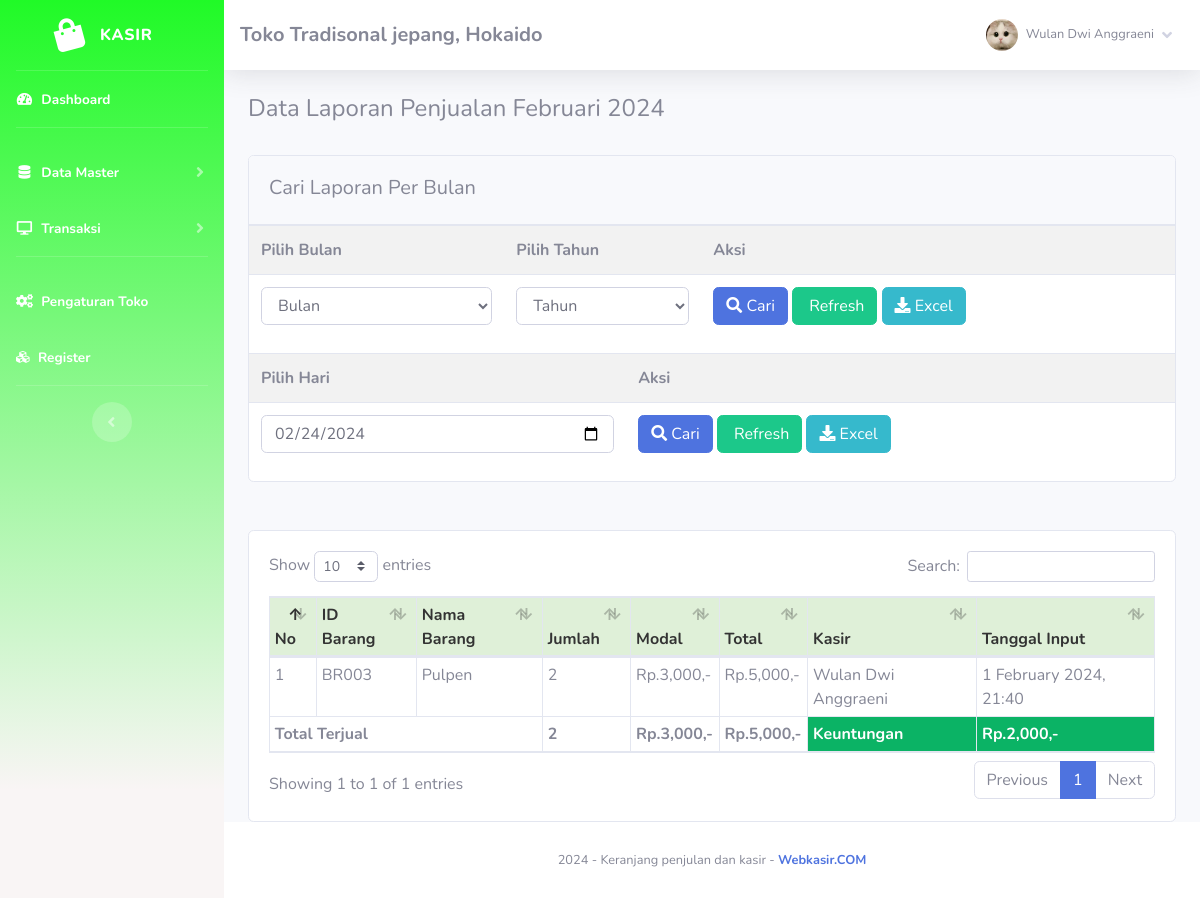
The app's page /index.php?page=laporan (signed in) with its own data.
### tables this page shows
CREATE TABLE `toko` (
  `id_toko` int(11) NOT NULL,
  `nama_toko` varchar(255) NOT NULL,
  `alamat_toko` text NOT NULL,
  `tlp` varchar(255) NOT NULL,
  `nama_pemilik` varchar(255) NOT NULL
);

CREATE TABLE `member` (
  `id_member` int(11) NOT NULL,
  `nm_member` varchar(255) DEFAULT NULL,
  `alamat_member` text DEFAULT NULL,
  `telepon` varchar(255) DEFAULT NULL,
  `email` varchar(255) DEFAULT NULL,
  `gambar` text DEFAULT NULL,
  `NIK` text DEFAULT NULL,
  `status` enum('1','2') NOT NULL,
  `user` varchar(255) NOT NULL,
  `pass` varchar(255) NOT NULL
);

CREATE TABLE `nota` (
  `id_nota` int(11) NOT NULL,
  `id_barang` varchar(255) NOT NULL,
  `id_member` int(11) NOT NULL,
  `jumlah` varchar(255) NOT NULL,
  `total` varchar(255) NOT NULL,
  `tanggal_input` varchar(255) NOT NULL,
  `periode` varchar(255) DEFAULT NULL
);

CREATE TABLE `barang` (
  `id` int(11) NOT NULL,
  `id_barang` varchar(255) NOT NULL,
  `id_kategori` int(11) NOT NULL,
  `nama_barang` text NOT NULL,
  `merk` varchar(255) NOT NULL,
  `harga_beli` varchar(255) NOT NULL,
  `harga_jual` varchar(255) NOT NULL,
  `satuan_barang` varchar(255) NOT NULL,
  `stok` text NOT NULL,
  `tgl_input` varchar(255) NOT NULL,
  `tgl_update` varchar(255) DEFAULT NULL
);

### fungsi/view/view.php (called while the page is built, shortened)
<?php
class view
{
    protected $db;
    public function __construct($db)
    {
        $this->db = $db;
    }
    public function member_edit($id)
    {
        $sql = "SELECT * FROM member WHERE id_member=?";
        $row = $this->db->prepare($sql);
        $row->execute(array($id));
        $hasil = $row->fetch();
        return $hasil;
    }
    public function toko()
    {
        $sql = "select*from toko where id_toko='1'";
        $row = $this->db->prepare($sql);
        $row->execute();
        $hasil = $row->fetch();
        return $hasil;
    }
    public function jual()
    {
        $sql = "SELECT nota.* , barang.id_barang, barang.nama_barang, barang.harga_beli, member.id_member,
                member.nm_member from nota
                left join barang on barang.id_barang=nota.id_barang
                left join member on member.id_member=nota.id_member
                where nota.periode = ?
                ORDER BY id_nota DESC";
        $row = $this->db->prepare($sql);
        $row->execute(array(date('m-Y')));
        $hasil = $row->fetchAll();
        return $hasil;
    }
}

### admin/module/laporan/index.php (the view, shortened to what this page needs)
 <?php
	$bulan_tes =array(
		'01'=>"Januari",
		'02'=>"Februari",
		'03'=>"Maret",
		'04'=>"April",
		'05'=>"Mei",
		'06'=>"Juni",
		'07'=>"Juli",
		'08'=>"Agustus",
		'09'=>"September",
		'10'=>"Oktober",
		'11'=>"November",
		'12'=>"Desember"
	);
?>
<div class="row">
	<div class="col-md-12">
		<h4>
			<?php if(!empty($_GET['cari'])){ ?>
			Data Laporan Penjualan <?= $bulan_tes[$_POST['bln']];?> <?= $_POST['thn'];?>
			<?php }elseif(!empty($_GET['hari'])){?>
			Data Laporan Penjualan <?= $_POST['hari'];?>
			<?php }else{?>
			Data Laporan Penjualan <?= $bulan_tes[date('m')];?> <?= date('Y');?>
			<?php }?>
		</h4>
		<br />
		<div class="card">
			<div class="card-header">
				<h5 class="card-title mt-2">Cari Laporan Per Bulan</h5>
			</div>
			<div class="card-body p-0">
				<form method="post" action="index.php?page=laporan&cari=ok">
					<table class="table table-striped">
						<tr>
							<th>
								Pilih Bulan
							</th>
							<th>
								Pilih Tahun
							</th>
							<th>
								Aksi
							</th>
						</tr>
						<tr>
							<td>
								<select name="bln" class="form-control">
									<option selected="selected">Bulan</option>
								</select>
							</td>
							<td>
							<?php
								echo "<select name='thn' class='form-control'>";
								echo '
								<option selected="selected">Tahun</option>';
								echo "</select>";
							?>
							</td>
							<td>
								<button class="btn btn-primary">
									<i class="fa fa-search"></i> Cari
								</button>
								<a href="index.php?page=laporan" class="btn btn-success">
									<i class="fa fa-refresh"></i> Refresh</a>
								<?php if(!empty($_GET['cari'])){?>
								<a href="excel.php?cari=yes&bln=<?=$_POST['bln'];?>&thn=<?=$_POST['thn'];?>"
									class="btn btn-info"><i class="fa fa-download"></i>
									Excel</a>
								<?php }else{?>
								<a href="excel.php" class="btn btn-info"><i class="fa fa-download"></i>
									Excel</a>
								<?php }?>
							</td>
						</tr>
					</table>
				</form>
				<form method="post" action="index.php?page=laporan&hari=cek">
					<table class="table table-striped">
						<tr>
							<th>
								Pilih Hari
							</th>
							<th>
								Aksi
							</th>
						</tr>
						<tr>
							<td>
								<input type="date" value="<?= date('Y-m-d');?>" class="form-control" name="hari">
							</td>
							<td>
								<button class="btn btn-primary">
									<i class="fa fa-search"></i> Cari
								</button>
								<a href="index.php?page=laporan" class="btn btn-success">
									<i class="fa fa-refresh"></i> Refresh</a>
								<?php if(!empty($_GET['hari'])){?>
								<a href="excel.php?hari=cek&tgl=<?= $_POST['hari'];?>" class="btn btn-info"><i
										class="fa fa-download"></i>
									Excel</a>
								<?php }else{?>
								<a href="excel.php" class="btn btn-info"><i class="fa fa-download"></i>
									Excel</a>
								<?php }?>
							</td>
						</tr>
					</table>
				</form>
			</div>
		</div>
         <br />
         <br />
		<div class="card">
			<div class="card-body">
				<div class="table-responsive">
					<table class="table table-bordered w-100 table-sm" id="example1">
						<thead>
							<tr style="background:#DFF0D8;color:#333;">
								<th> No</th>
								<th> ID Barang</th>
								<th> Nama Barang</th>
								<th style="width:10%;"> Jumlah</th>
								<th style="width:10%;"> Modal</th>
								<th style="width:10%;"> Total</th>
								<th> Kasir</th>
								<th> Tanggal Input</th>
							</tr>
						</thead>
						<tbody>
							<?php
								$no=1;
								if(!empty($_GET['cari'])){
									$periode = $_POST['bln'].'-'.$_POST['thn'];
									$no=1;
									$jumlah = 0;
									$bayar = 0;
									$hasil = $lihat -> periode_jual($periode);
								}elseif(!empty($_GET['hari'])){
									$hari = $_POST['hari'];
									$no=1;
									$jumlah = 0;
									$bayar = 0;
									$hasil = $lihat -> hari_jual($hari);
								}else{
									$hasil = $lihat -> jual();
								}
							?>
							<?php
								$bayar = 0;
								$jumlah = 0;
								$modal = 0;
								foreach($hasil as $isi){
									$bayar += $isi['total'];
									$modal += $isi['harga_beli']* $isi['jumlah'];
									$jumlah += $isi['jumlah'];
							?>
							<tr>
								<td><?php echo $no;?></td>
								<td><?php echo $isi['id_barang'];?></td>
								<td><?php echo $isi['nama_barang'];?></td>
								<td><?php echo $isi['jumlah'];?> </td>
								<td>Rp.<?php echo number_format($isi['harga_beli']* $isi['jumlah']);?>,-</td>
								<td>Rp.<?php echo number_format($isi['total']);?>,-</td>
								<td><?php echo $isi['nm_member'];?></td>
								<td><?php echo $isi['tanggal_input'];?></td>
							</tr>
							<?php $no++; }?>
						</tbody>
						<tfoot>
							<tr>
								<th colspan="3">Total Terjual</td>
								<th><?php echo $jumlah;?></td>
								<th>Rp.<?php echo number_format($modal);?>,-</th>
								<th>Rp.<?php echo number_format($bayar);?>,-</th>
								<th style="background:#0bb365;color:#fff;">Keuntungan</th>
								<th style="background:#0bb365;color:#fff;">
									Rp.<?php echo number_format($bayar-$modal);?>,-</th>
							</tr>
						</tfoot>
					</table>
				</div>
			</div>
		</div>
     </div>
 </div>

### admin/template/sidebar.php (shortened to what this page needs)
<?php
    $id = $_SESSION['admin']['id_member'];
    $hasil_profil = $lihat -> member_edit($id);
?>
<ul class="navbar-nav sidebar sidebar-dark accordion" style="background: rgb(249,245,245);
background: linear-gradient(0deg, rgba(249,245,245,1) 12%, rgba(32,250,39,1) 100%);" id="accordionSidebar">
    <a class="sidebar-brand d-flex align-items-center justify-content-center" href="index.php">
        <div class="sidebar-brand-icon rotate-n-15">
        <i class="fa fa-shopping-bag" aria-hidden="true"></i>
        </div>
        <div class="sidebar-brand-text mx-3">Kasir<sup></sup></div>
    </a>
    <hr class="sidebar-divider my-0">
    <li class="nav-item active">
        <a class="nav-link" href="index.php">
            <i class="fas fa-fw fa-tachometer-alt"></i>
            <span>Dashboard</span></a>
    </li>
    <hr class="sidebar-divider">
    <li class="nav-item active">
        <a class="nav-link collapsed" href="#" data-toggle="collapse" data-target="#collapseTwo" aria-expanded="true"
            aria-controls="collapseTwo">
            <i class="fas fa-fw fa-database"></i>
            <span>Data Master</span>
        </a>
    </li>
    <li class="nav-item active">
        <a class="nav-link collapsed" href="#" data-toggle="collapse" data-target="#collapse3" aria-expanded="true"
            aria-controls="collapse3">
            <i class="fas fa-fw fa-desktop"></i>
            <span>Transaksi</span>
        </a>
    </li>
    <hr class="sidebar-divider">
    <li class="nav-item active">
        <a class="nav-link" href="index.php?page=pengaturan">
            <i class="fas fa-fw fa-cogs"></i>
            <span>Pengaturan Toko</span></a>
    </li>
    <li class="nav-item active">
        <a class="nav-link" href="register.php">
        <i class="fa fa-cubes" aria-hidden="true"></i>
            <span>Register</span></a>
    </li>
    <hr class="sidebar-divider d-none d-md-block">
    <div class="text-center d-none d-md-inline">
        <button class="rounded-circle border-0" id="sidebarToggle"></button>
    </div>
</ul>
<div id="content-wrapper" class="d-flex flex-column">
    <div id="content">
        <nav class="navbar navbar-expand navbar-light bg-white topbar mb-4 static-top shadow">
            <h5 class="d-lg-block d-none mt-2"><b><?php echo $toko['nama_toko'];?>, <?php echo $toko['alamat_toko'];?></b></h5>
            <ul class="navbar-nav ml-auto">
                <li class="nav-item dropdown no-arrow">
                    <a class="nav-link dropdown-toggle" href="#" id="userDropdown" role="button" data-toggle="dropdown"
                        aria-haspopup="true" aria-expanded="false">
                        <img class="img-profile rounded-circle"
                            src="assets/img/user/<?php echo $hasil_profil['gambar'];?>">
                        <span
                            class="mr-2 d-none d-lg-inline text-gray-600 small ml-2"><?php echo $hasil_profil['nm_member'];?></span>
                        <i class="fas fa-angle-down"></i>
                    </a>
                </li>
            </ul>
        </nav>
        <div class="container-fluid">

### records on screen
toko: nama_toko "Toko Tradisonal jepang", alamat_toko "Hokaido"
member: gambar (picture), nm_member "Wulan Dwi Anggraeni"
nota: barang.id_barang "BR003", barang.nama_barang "Pulpen", jumlah "2", $isi['harga_beli']*$isi['jumlah'] "3,000", total "5,000", id_member.nm_member "Wulan Dwi Anggraeni", tanggal_input "1 February 2024, 21:40"

### other values on screen
$jumlah "2"
$modal "3,000"
$bayar "5,000"
$bayar-$modal "2,000"
